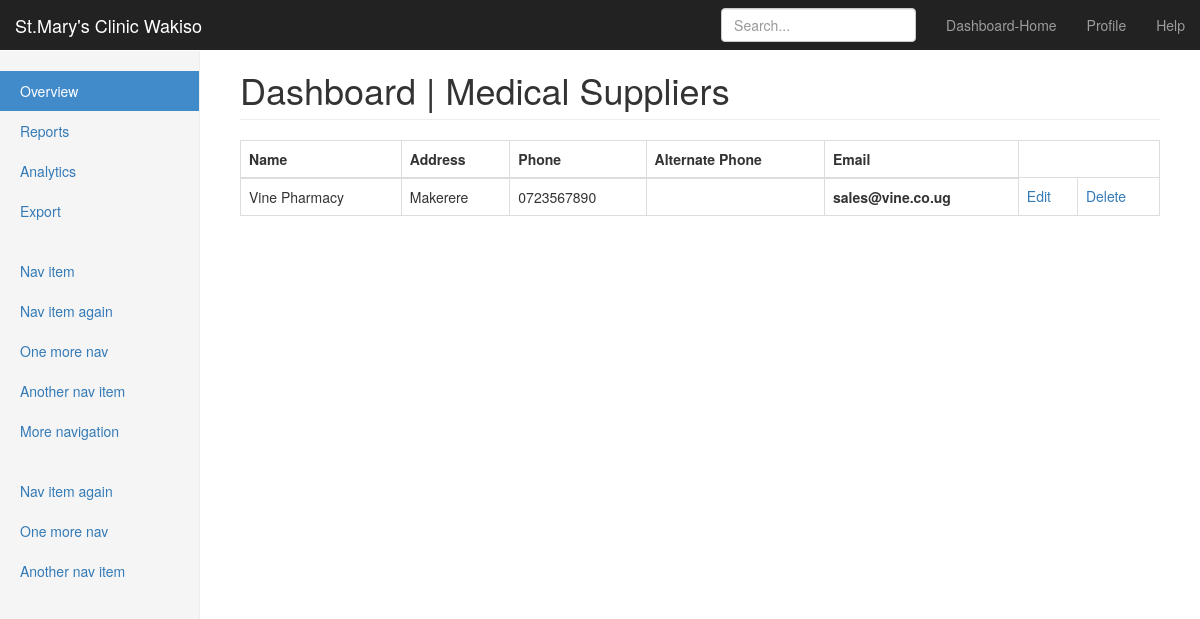
The app's page /sales/suppliers/ with its own data.
### sales/models.py (models this page shows, shortened)
class Supplier(models.Model):
    name = models.CharField(max_length=100, verbose_name='name')
    address = models.CharField(max_length=100, verbose_name='address')
    phone = models.CharField(max_length=30, verbose_name='Phone Number')
    alternate_phone = models.CharField(max_length=30, verbose_name='Alternate Phone Number', blank=True)
    email = models.EmailField(max_length=100, verbose_name='Email', blank=True)
    class Meta:
        verbose_name_plural = 'Suppliers'
        ordering = ['name']

### sales/views.py (the view)
class SupplierListView(ListView):
    model = Supplier
    template_name = 'sales/supplier_list.html'
    context_object_name = 'suppliers'

### templates/sales/supplier_list.html
{%extends 'expenditure/base.html'%}
        {%block title_heading%}
        Medical Suppliers
        {%endblock%}
      {%block content%}
        {%if suppliers%}
        <table class="table table-bordered">
            <thead>
              <tr>
                  <th> Name</th>
                  <th> Address</th>
                  <th> Phone</th>
                  <th> Alternate Phone</th>
                  <th> Email</th>
              </tr>
            </thead>
            <tbody>
            {%for supplier in suppliers%}
            <tr>
                <td>{{supplier.name}}</td>
                <td>{{supplier.address}}</td>
                <td>{{supplier.phone}}</td>
                <td>{{supplier.alternate_phone}}</td>
                <th>{{supplier.email}}</th>
                <td><a href="/sales/supplier/edit/{{supplier.id}}">Edit</a></td>
                <td><a href="/sales/supplier/delete/{{supplier.id}}">Delete</a></td>
            </tr>
            {%endfor%}
            </tbody>
        </table>
        {%else%}
        <p> No suppliers added yet!</p>
        {%endif%}
        {%endblock%}

### static/css/dashboard.css (style rules this page uses)
body { padding-top: 50px; }

### records on screen
Supplier: name "Vine Pharmacy", address "Makerere", phone "0723567890", email "sales@vine.co.ug"
